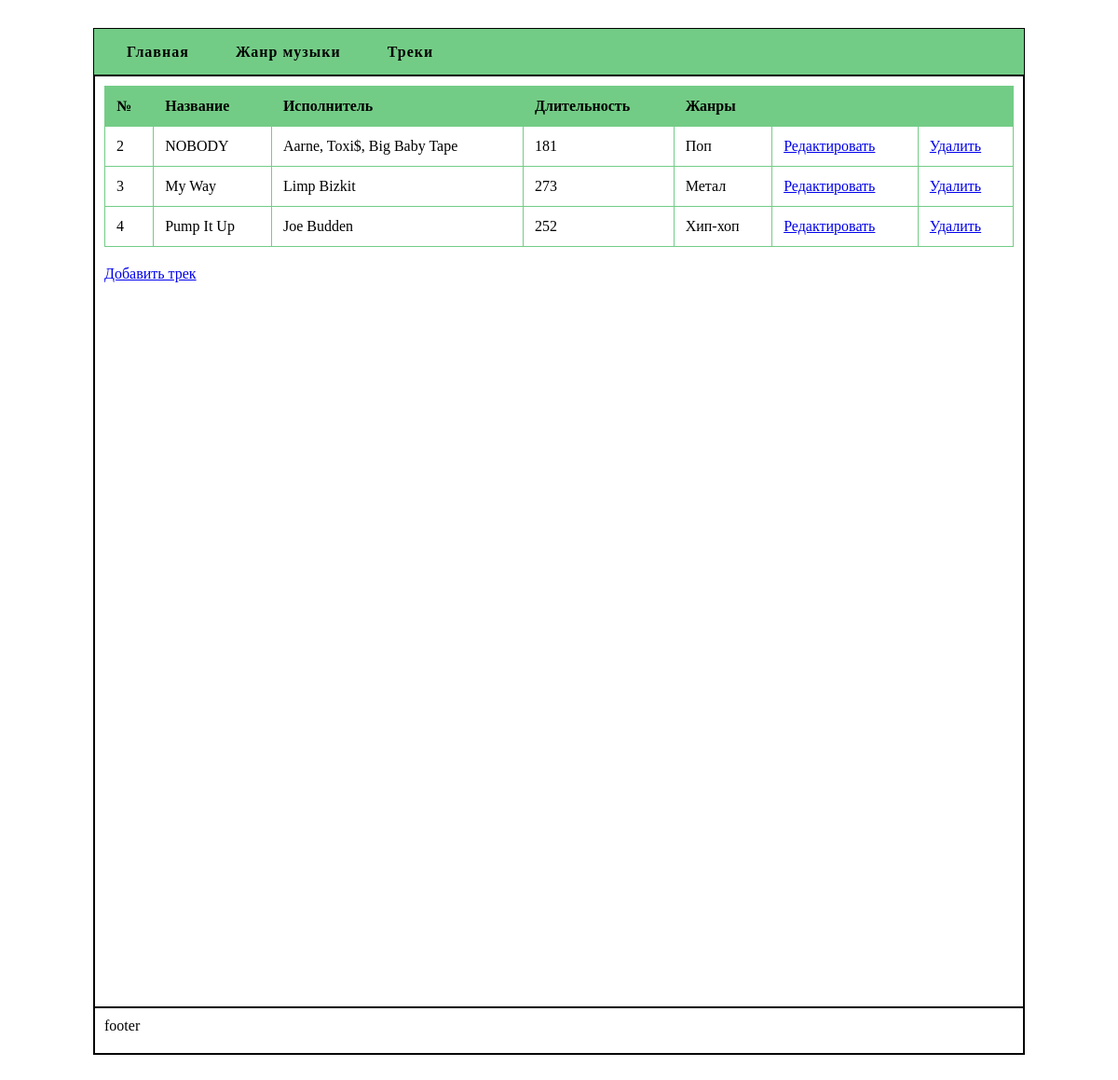
/tracks/, run on the app's committed database.
### main/models.py (models this page shows, shortened)
class Track(models.Model):
    title = models.CharField(max_length=500, unique=True)
    executor = models.CharField(max_length=500, null=True)
    duration = models.IntegerField()
    genre = models.ManyToManyField(Genre)
    artist = models.ForeignKey(Artist, on_delete=models.RESTRICT, null=True)

class Genre(models.Model):
    name_eng = models.CharField(max_length=100)
    name_ru = models.CharField(max_length=100)
    description = models.TextField()

### main/views.py (the view)
# urls.py: path('tracks/', views.tracks),
def tracks(request):
    t = Track.objects.all()
    return render(request, 'tracks.html', {'tracks': t})

### main/templates/tracks.html (shortened to what this page needs)
{% extends "base.html" %}
{% block content %}
<table>
    <thead>
        <tr>
            <th>№</th>
            <th>Название</th>
            <th>Исполнитель</th>
            <th>Длительность</th>
            <th>Жанры</th>
            <th></th>
            <th></th>
        </tr>
    </thead>
    <tbody>
        {% for t in tracks %}
        <tr>
            <td>{{t.id}}</td>
            <td>{{t.title}}</td>
            <td>{{t.executor}}</td>
            <td>{{t.duration}}</td>
            <td>
                {% for g in t.genre.all %}
                    {{g.name_ru}}
                {% endfor %}
            </td>
            <td><a href="/edit_track/{{t.id}}">Редактировать</a></td>
            <td><a href="/delete_track/{{t.id}}">Удалить</a></td>
        </tr>
        {% endfor %}
    </tbody>
</table>
<a href="/add_track">Добавить трек</a>
{% endblock content %}

### main/static/styles.css (style rules this page uses)
* { box-sizing: border-box; }
table { width: 100%; border-collapse: collapse; margin-bottom: 20px; }
table th, table td { border: 1px, solid rgb(115, 204, 134); padding: 12px; text-align: left; }
table th { background-color:rgb(115, 204, 134); color: black; }

### data on the page
Track: id "2", title "NOBODY", executor "Aarne, Toxi$, Big Baby Tape", duration "181"
Genre: name_ru "Поп"
Track: id "3", title "My Way", executor "Limp Bizkit", duration "273"
Genre: name_ru "Метал"
Track: id "4", title "Pump It Up", executor "Joe Budden", duration "252"
Genre: name_ru "Хип-хоп"
